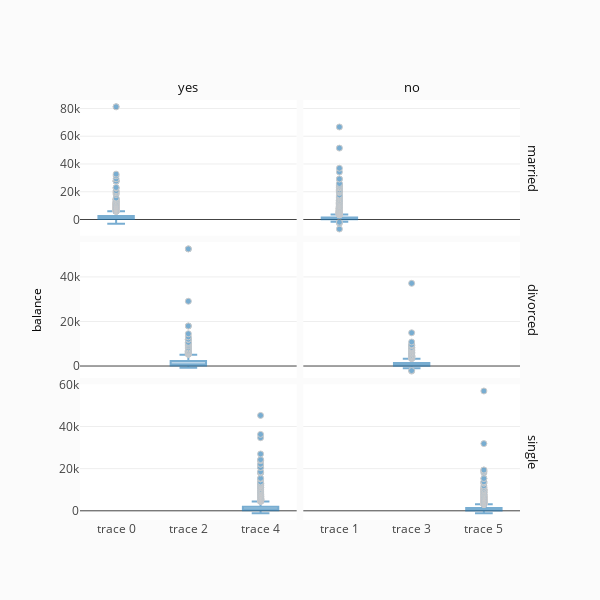

Notebook cell for this chart:
### Code cell
# Hmmm We have missed some important clients with some high balances. 
# This shouldn't be happening.
fig = ff.create_facet_grid(
    df,
    y='balance',
    facet_row='marital',
    facet_col='deposit',
    trace_type='box',
)

iplot(fig, filename='facet - box traces')

### Figure 1 — Plotly figure (JSON) as saved in the notebook; plotly's stock layout.template omitted (floating-point values rounded to 4 significant figures; data arrays with more than 128 entries replaced by an {"elided": "..."} marker saying what was removed)
{"data": [{"marker": {"color": "rgb(31, 119, 180)", "line": {"color": "darkgrey", "width": 1}}, "opacity": 0.6, "y": {"elided": "2562 int values"}, "type": "box", "uid": "05a1301f-6b1c-4d8c-9c34-55be19de3817", "xaxis": "x", "yaxis": "y"}, {"marker": {"color": "rgb(31, 119, 180)", "line": {"color": "darkgrey", "width": 1}}, "opacity": 0.6, "y": {"elided": "3253 int values"}, "type": "box", "uid": "fe518379-fbb4-4293-98fe-e2b2f1e46537", "xaxis": "x2", "yaxis": "y"}, {"marker": {"color": "rgb(31, 119, 180)", "line": {"color": "darkgrey", "width": 1}}, "opacity": 0.6, "y": {"elided": "572 int values"}, "type": "box", "uid": "13857084-1366-4f52-8ff0-2278b984477d", "xaxis": "x", "yaxis": "y2"}, {"marker": {"color": "rgb(31, 119, 180)", "line": {"color": "darkgrey", "width": 1}}, "opacity": 0.6, "y": {"elided": "602 int values"}, "type": "box", "uid": "9afa8ddd-3a17-4377-a6c1-855c3b5390ab", "xaxis": "x2", "yaxis": "y2"}, {"marker": {"color": "rgb(31, 119, 180)", "line": {"color": "darkgrey", "width": 1}}, "opacity": 0.6, "y": {"elided": "1833 int values"}, "type": "box", "uid": "822252c8-1341-42d0-a520-fc1f944e8d01", "xaxis": "x", "yaxis": "y3"}, {"marker": {"color": "rgb(31, 119, 180)", "line": {"color": "darkgrey", "width": 1}}, "opacity": 0.6, "y": {"elided": "1503 int values"}, "type": "box", "uid": "1ce55881-278f-43e6-b2e8-fc584d59ece6", "xaxis": "x2", "yaxis": "y3"}], "layout": {"xaxis": {"anchor": "y3", "domain": [0, 0.4925], "type": "category", "range": [-0.5, 2.5], "autorange": true}, "yaxis": {"anchor": "free", "domain": [0.6767, 1], "position": 0, "type": "linear", "range": [-11740.0, 86100.0], "autorange": true}, "yaxis2": {"anchor": "free", "domain": [0.3383, 0.6617], "position": 0, "type": "linear", "range": [-5330.0, 55640.0], "autorange": true}, "yaxis3": {"anchor": "x", "domain": [0, 0.3233], "type": "linear", "range": [-4360.0, 60050.0], "autorange": true}, "xaxis2": {"anchor": "free", "domain": [0.5075, 1], "position": 0, "type": "category", "range": [-0.5, 2.5], "autorange": true}, "height": 600, "width": 600, "title": {"text": ""}, "paper_bgcolor": "rgb(251, 251, 251)", "showlegend": false, "legend": {"bgcolor": "#efefef", "borderwidth": 1, "x": 1.05, "y": 1, "yanchor": "top"}, "annotations": [{"font": {"color": "#0f0f0f", "size": 13}, "showarrow": false, "text": "yes", "textangle": 0, "x": 0.2462, "xanchor": "center", "xref": "paper", "y": 1.03, "yanchor": "middle", "yref": "paper"}, {"font": {"color": "#0f0f0f", "size": 13}, "showarrow": false, "text": "no", "textangle": 0, "x": 0.7537, "xanchor": "center", "xref": "paper", "y": 1.03, "yanchor": "middle", "yref": "paper"}, {"font": {"color": "#0f0f0f", "size": 13}, "showarrow": false, "text": "married", "textangle": 90, "x": 1.03, "xanchor": "center", "xref": "paper", "y": 0.8383, "yanchor": "middle", "yref": "paper"}, {"font": {"color": "#0f0f0f", "size": 13}, "showarrow": false, "text": "divorced", "textangle": 90, "x": 1.03, "xanchor": "center", "xref": "paper", "y": 0.5, "yanchor": "middle", "yref": "paper"}, {"font": {"color": "#0f0f0f", "size": 13}, "showarrow": false, "text": "single", "textangle": 90, "x": 1.03, "xanchor": "center", "xref": "paper", "y": 0.1617, "yanchor": "middle", "yref": "paper"}, {"font": {"color": "#000000", "size": 12}, "showarrow": false, "text": "", "textangle": 0, "x": 0.5, "xanchor": "center", "xref": "paper", "y": -0.1, "yanchor": "middle", "yref": "paper"}, {"font": {"color": "#000000", "size": 12}, "showarrow": false, "text": "balance", "textangle": -90, "x": -0.1, "xanchor": "center", "xref": "paper", "y": 0.5, "yanchor": "middle", "yref": "paper"}]}}
